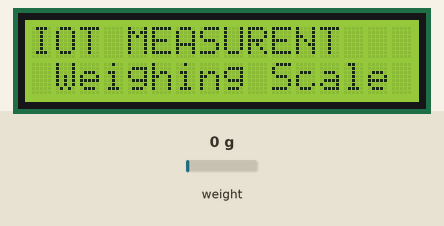
A sketch run on a simulated ESP8266 (NodeMCU). Shown: 16×2 character LCD. The inputs (shaded band) are chosen by the test bench; at power-on: weight on the scale 0 g. WiFi joins after 1.5 s; servers stay silent unless stated; what the sketch prints to the serial monitor is not drawn.

Above: at 2.1 s.
At 7.8 s:
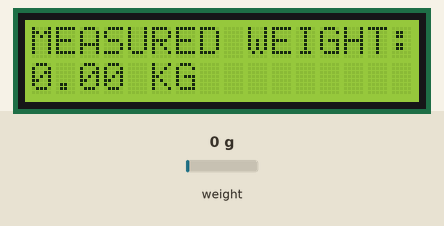
7.9 s: weight on the scale set to 100 g
At 9.3 s:
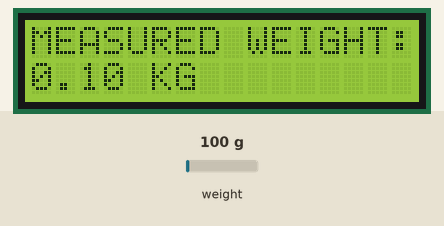
11.0 s: weight on the scale set to 1250 g
At 12.2 s:
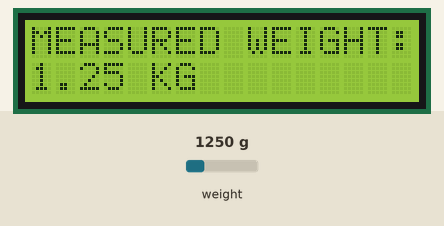
13.9 s: weight on the scale set to 2500 g
At 15.0 s:
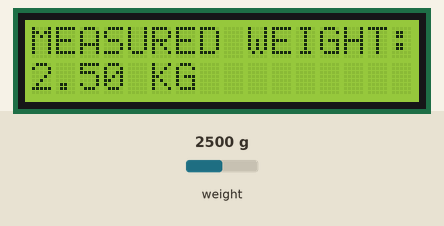
Timing chart, 0 to 16.9 s (numbered marks = the images above; inputs shaded):
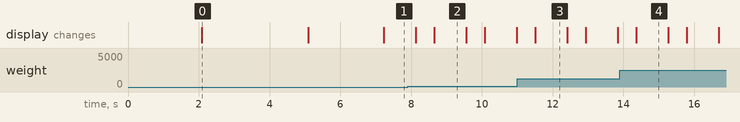

The sketch:

Thing_speak_code.ino
```cpp
#include <HX711.h>
#include <LiquidCrystal_I2C.h>

//#include <ESP8266_LiquidCrystal_I2C.h>
#include <Wire.h>
#include <ThingSpeak.h>
#include <ESP8266WiFi.h>

const char* ssid = "4G-MIFI-5C5";
const char* password = "1234567890";
const char* server = "api.thingspeak.com";
#define WRITE_API_KEY "CN2U85Z0BA453J6D" //Thingspeak write API key
#define CHANNEL_ID 2549437

WiFiClient client;

LiquidCrystal_I2C lcd(0x27, 16, 2);


HX711 scale;

float weight;
float calibration_factor = 449640; // for me this vlaue works just perfect 419640

void setup()
{

  Serial.begin(115200);
  scale.begin(D5, D6);
  scale.set_scale();
  scale.tare(); //Reset the scale to 0
  long zero_factor = scale.read_average(); //Get a baseline reading
  lcd.init();
  // turn on LCD backlight
  lcd.backlight();
  lcd.setCursor(0,0);
  lcd.print("IOT MEASURENT");
  lcd.setCursor(1,1);
  lcd.print("Weighing Scale");
  delay(3000);
  lcd.clear();

  // connect to wifi
   WiFi.begin(ssid, password);
  while (WiFi.status() != WL_CONNECTED) {
    delay(500);
    Serial.println(".");
  }
  Serial.println(".");
  Serial.println("WiFi connected");
//  ThingSpeak.begin(client);


}

void loop()
{

   delay(100);
 lcd.clear();
  scale.set_scale(calibration_factor); //Adjust to this calibration factor

  weight = scale.get_units(5);

  lcd.setCursor(0, 0);
  lcd.print("MEASURED WEIGHT:");
  lcd.setCursor(0, 1);
  lcd.print(weight);
  lcd.print(" KG  ");

  delay(500);
//  lcd.clear();

  Serial.print("Weight: ");
  Serial.print(weight);
  Serial.println(" KG");
  Serial.println();

  // send data to ThingSpeak
  ThingSpeak.begin(client);
  ThingSpeak.setField(1, weight);
  ThingSpeak.writeFields(CHANNEL_ID,WRITE_API_KEY);
  //delay(500);

}
```

Measured:
- after the input at 7.9 s, the display: first differs from a run without the input after 0.75 s (image 2)
- after the input at 11.0 s, the display: changes after 0.51 s (image 3)
- after the input at 13.9 s, the display: changes after 0.46 s (image 4)
- what the display in image 0 shows lasts 3.0 s, from 2.1 s to 5.1 s
- what the display in image 2 shows lasts 0.9 s, from 8.7 s to 9.6 s
